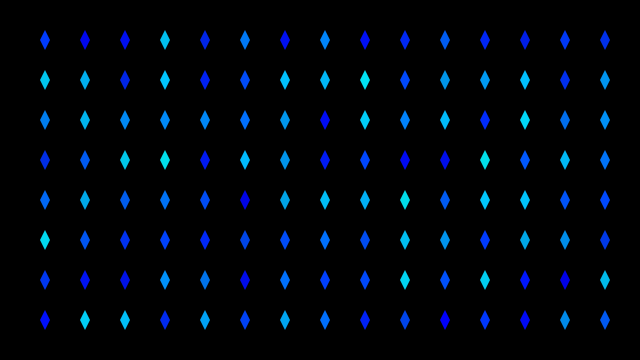
Frame 1 (no input)
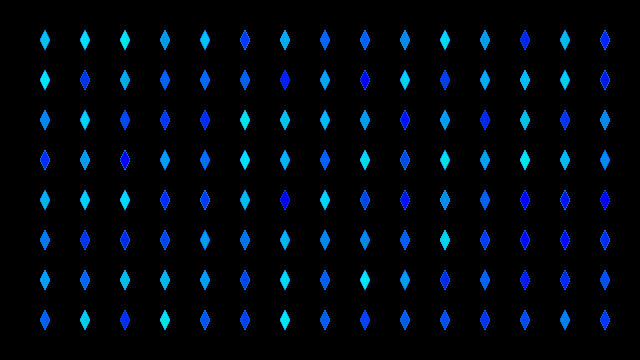
Frame 60 (the mouse pressed at the canvas centre just before this capture)
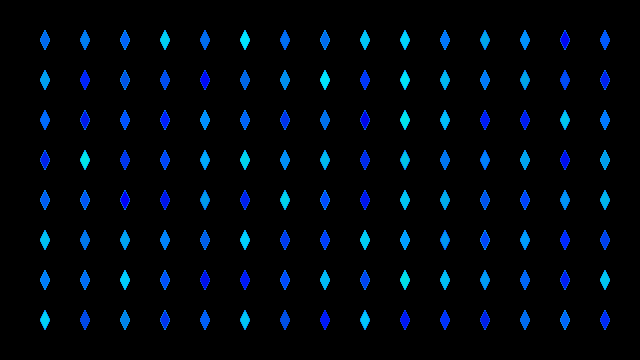
Frame 120 (the mouse held since frame 60 and released just before this capture)

The Processing sketch that drew these frames (run headless with seeded random() and noise(); from frame 60 on, the mouse is pressed at the canvas centre):

// Processing sketch: processing_187296
// ── processing_187296.pde

void setup() {
  size(640, 360); 
  background(0); 
  noStroke(); 
  frameRate(24);
}

void draw() {
  blueDiamond();
}

int gridSize = 40;
float jitter,angle;

void blueDiamond() {
  for (int x = gridSize;x <= width - gridSize; x += gridSize) {
      for(int y=gridSize; y <= height - gridSize; y += gridSize) {
      noStroke();
      fill(random(0-50),random(0,230), random(230,255));
      quad(x,y,x+5,y-10,x+10,y,x+5,y+10);    
      }
  } 
}

void mousePressed (){
  for (int x = gridSize; x <= width - gridSize; x += gridSize) {
    for (int y = gridSize; y <= height - gridSize; y += gridSize) {
      blueDiamond();
      stroke(random(200,255),100);
      line(x, y, width/2, height/2);
    }
  }
}
